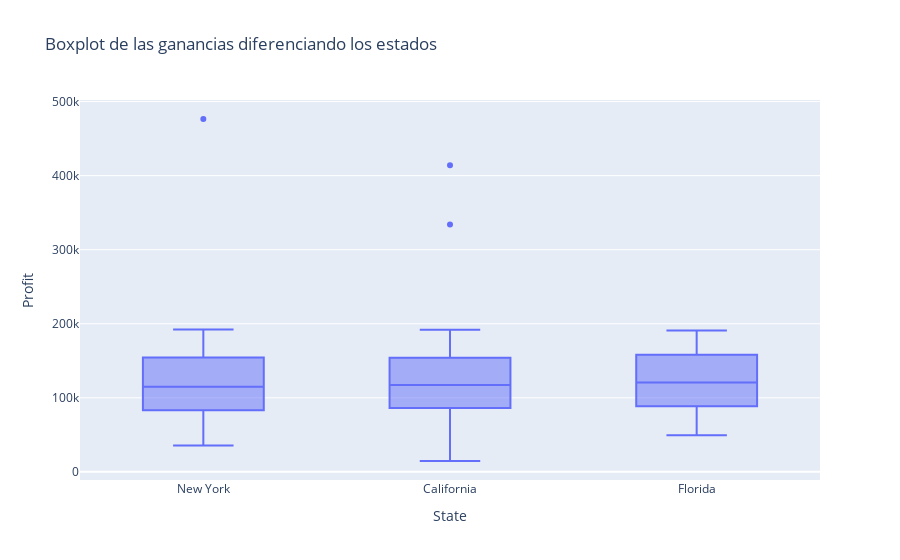

Source (notebook cell):
### Markdown cell above
### Columna 'State'

### Code cell
fig_scatter = px.box(df_companies, x='State', y='Profit',  title='Boxplot de las ganancias diferenciando los estados')
fig_scatter.show()

### Figure 1 — Plotly figure (JSON) as saved in the notebook; plotly's stock layout.template omitted (floating-point values rounded to 4 significant figures; data arrays with more than 128 entries replaced by an {"elided": "..."} marker saying what was removed)
{"data": [{"alignmentgroup": "True", "hovertemplate": "State=%{x}<br>Profit=%{y}<extra></extra>", "legendgroup": "", "marker": {"color": "#636efa"}, "name": "", "notched": false, "offsetgroup": "", "orientation": "v", "showlegend": false, "type": "box", "x": {"elided": "1000 str values"}, "x0": " ", "xaxis": "x", "y": {"elided": "1000 float values"}, "y0": " ", "yaxis": "y"}], "layout": {"boxmode": "group", "legend": {"tracegroupgap": 0}, "title": {"text": "Boxplot de las ganancias diferenciando los estados"}, "xaxis": {"anchor": "y", "domain": [0, 1], "title": {"text": "State"}}, "yaxis": {"anchor": "x", "domain": [0, 1], "title": {"text": "Profit"}}}}
